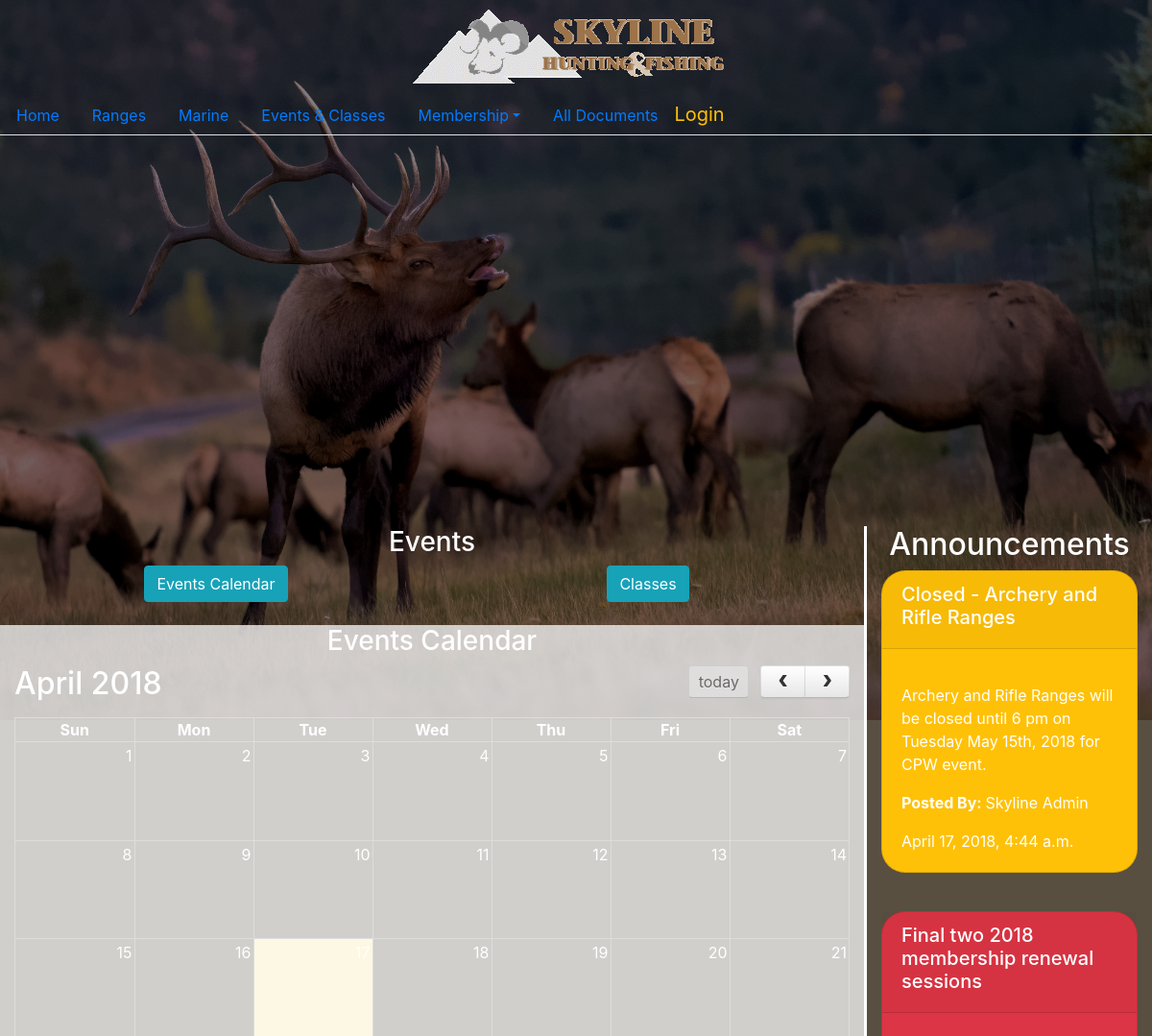
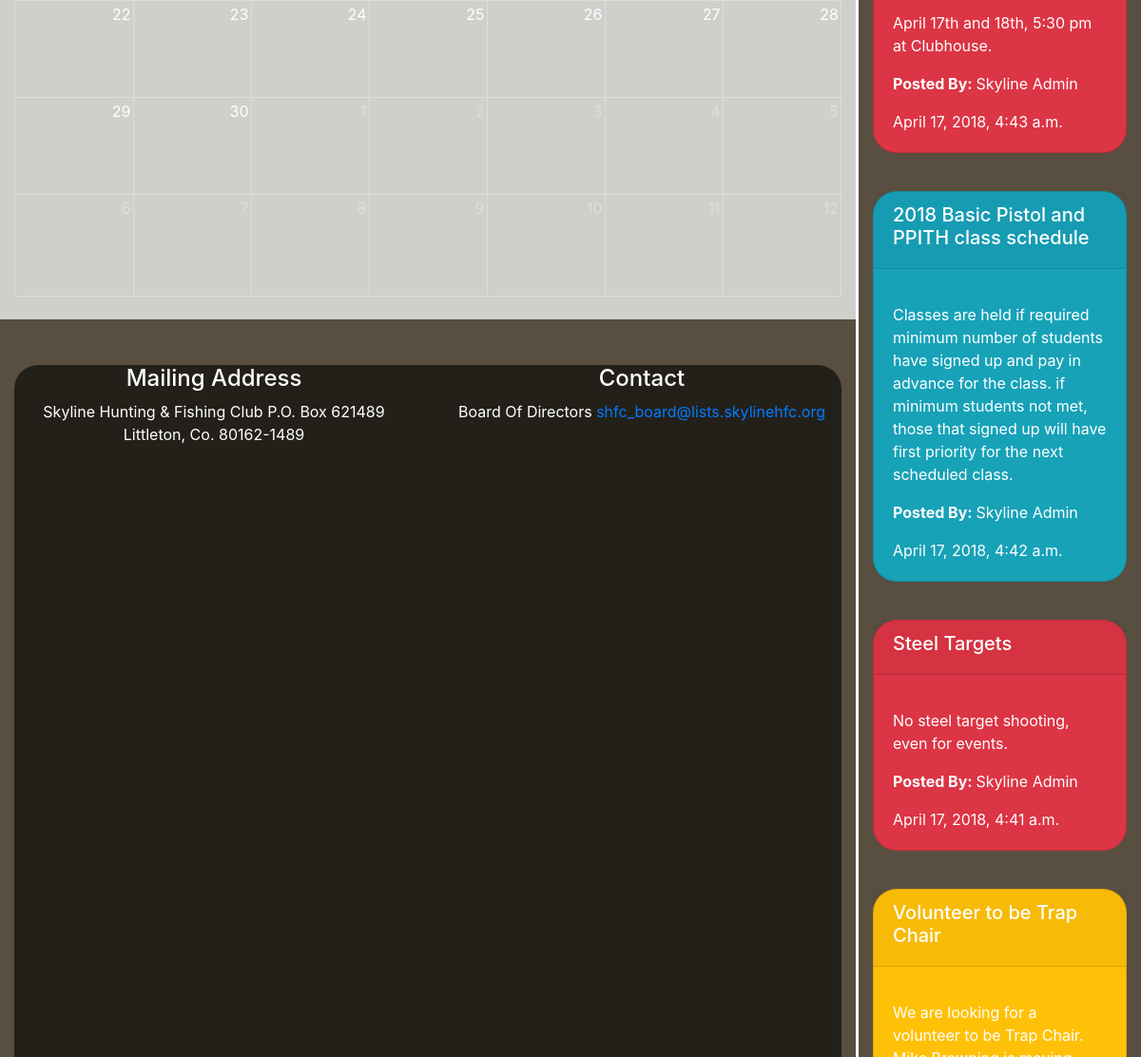
Screenshot of /events/ with the database file from the repository (2 pictures, top to bottom).
### home/models.py (models this page shows)
class NewAnnouncement(models.Model):
  ANNOUNCEMENT_TYPES = (
        ('danger', 'Critical'),
        ('info', 'Information'),
        ('warning', 'Warning'),
    )
  announcement_title = models.CharField(max_length=60, blank=False)
  announcement_type = models.CharField(max_length=7, choices=ANNOUNCEMENT_TYPES, blank=False)
  announcement_description = models.TextField(blank=False)
  announcement_date = models.DateTimeField(auto_now=True, blank=False)
  announcement_user = models.ForeignKey(User, on_delete=models.CASCADE, blank=False)
  class Meta:
        permissions=(
             ("edit_announcements","Can edit announcements"),
        )

### home/views.py (the view)
# urls.py: url(r'^events/$', views.events, name='events'),
def events(request):
  announcements = NewAnnouncement.objects.all().order_by('-announcement_date')[:20]
  question = {}
  return render(request, 'events.html', {'announcements': announcements})

### templates/events.html (shortened to what this page needs)
{% extends 'base.html' %}
{% load static %}
{% block content %}
<div class="col-12 text-center">
    <h3>Events</h3>
</div>
<div class="row text-center" id="content">
	<div class="col-6">
		<button class="btn btn-info" onclick="showEventsCalendar()">Events Calendar</button>
	</div>
	<div class="col-6">
		<button class="btn btn-info" onclick="showEducationalClasses()">Classes</button>
	</div>
</div>
<br>
<div id="eventsCalendar">
<div class="row" >
	<div class="col-12 text-center" id="calendar_container" >
        <h3>Events Calendar</h3>
        <div id='EVENTScalendar'></div>
        <br>
    </div>
</div>
</div>
{% endblock %}

### templates/base.html (shortened to what this page needs)
{% load static %}
<!DOCTYPE html>
<html class="h-100">
<head>
<link rel="stylesheet" type="text/css" href="{% static 'css/bootstrap.css' %}" />
<link rel="stylesheet" type="text/css" href="{% static 'css/bootstrap-grid.css' %}" />
<link rel="stylesheet" type="text/css" href="{% static 'css/bootstrap.min.css' %}" />
<link rel="stylesheet" type="text/css" href="{% static 'css/custom/custom.css' %}" />
<link rel="stylesheet" type="text/css" href="{% static 'css/custom/site.css' %}" />
<link rel="stylesheet" type="text/css" href="{% static 'fullcalendar-3.4.0/fullcalendar.min.css' %}"rel='stylesheet'/>
<link rel="stylesheet" type="text/css" href="{% static 'fullcalendar-3.4.0/fullcalendar.print.min.css'%}" rel='stylesheet' media='print' />
</head>
<body class="h-100" background="{% static 'images/bull_elk.jpg' %}">
    <div class="h-25" style="background-color: rgba(0, 0, 0, 0.5);
	color:white;">
    	<div class="col-12 text-center">
    		<a class="navbar-brand" href="{% url 'shfc:home'%}">
	  			<img src="{% static 'images/shfclogo.png' %}">
			</a>
    	</div>
		<ul class="nav nav-tabs">
			<li class="nav-item">
		  		<a class="nav-link" href="{% url 'shfc:home'%}">Home</a>
			</li>
	  		<li class="nav-item">
	  			<a class="nav-link" href="{% url 'shfc:range' %}">Ranges</a>
		  	</li>
	  		<li class="nav-item">
	  			<a class="nav-link" href="{% url 'shfc:marine'%}">Marine</a>
		  	</li>
	  		<li class="nav-item">
	  			<a class="nav-link" href="{% url 'shfc:events'%}">Events & Classes</a>
		  	</li>
		  	<li class="nav-item dropdown">
	  			<a class="nav-link dropdown-toggle" data-toggle="dropdown" aria-haspopup="true" aria-expanded="false" href="{% url 'shfc:membership'%}" roll="button">Membership</a>
		  	</li>
	  		<li class="nav-item">
	  			<a class="nav-link" href="{% url 'shfc:documents'%}">All Documents</a>
		  	</li>
		    {% if user.is_authenticated %}
	  		<li class="nav-item">
		  		<a class="navbar-brand text-warning" href="{% url 'logout' %}">Logout</a>
	  		</li>
	  		<li class="nav-item disabled">
	  			<h4>
	  				{{ user.username }}
	  			</h4>
	  		</li>
	  		{% else %}
	  		<li class="nav-item">
	  			<a  class="navbar-brand text-warning" href="{% url 'login' %}">
	  				Login
	  			</a>
	  		</li>
	  		{% endif %}
		</ul>
	</div>
  <main class="h-75">
    <div class="col-12 h-100">
    	<div class="row h-100">
    		<div class="col-9 containerClass h-100">
      		{% block content %}{% endblock %}
      		<br>
      		<br>
      		<footer class="h-50 customDivs" style="color:white">
	      		<div class="row">
	      			<div class="col-6 text-center">
	      				<h4>Mailing Address</h4>
	      				Skyline Hunting & Fishing Club
						P.O. Box 621489
						Littleton, Co. 80162-1489
	      			</div>
	      			<div class="col-6 text-center">
	      				<h4>Contact</h4>
	      				<address>
	      					Board Of Directors
	      					<a href="mailto:shfc_board@lists.skylinehfc.org">shfc_board@lists.skylinehfc.org</a>
	      				</address>
	      			</div>
	      		</div>
	      	</footer>
    		</div>
    		<div class="col-3 text-center containerClass h-100" style="border-left:solid">
    			<h2>Announcements</h2>
    			{% for announcement in announcements %}
    			<div class="card text-white bg-{{announcement.announcement_type}} mb-3 customDivs text-left">
  					<div class="card-header">
  						<h5>{{announcement.announcement_title}}</h5>
  					</div>
  					<div class="card-body">
   						<p class="card-text">{{announcement.announcement_description | linebreaks}}</p>
   						<p class="card-text"><b>Posted By: </b> {{announcement.announcement_user.first_name}} {{announcement.announcement_user.last_name}}</p>
    					<p class="card-text">{{announcement.announcement_date}}</p>
  					</div>
				</div>
    			<br>
    			{% endfor %}
    		</div>
    	</div>
    </div>
  </main>
</body>
</html>

### static/css/custom/custom.css (style rules this page uses)
body { background-color: rgba(177, 159, 131); background-size: 100%; background-repeat: no-repeat; }
.containerClass { overflow-y: scroll; background-color: rgba(0, 0, 0, 0.5); color:white; }
.customDivs { background-color: rgba(0, 0, 0,0.6); border-radius: 25px; }
footer { color:black; }

### static/css/custom/site.css (style rules this page uses)
#calendar_container { background: rgba(239, 239, 239,0.8); }

### rows the page displays
NewAnnouncement: announcement_title "Closed - Archery and Rifle Ranges", announcement_description "Archery and Rifle Ranges will be closed until 6 pm on Tuesday May 15th, 2018 for CPW event.", announcement_user.first_name "Skyline", announcement_user.last_name "Admin", announcement_date "April 17, 2018, 4:44 a.m."
NewAnnouncement: announcement_title "Final two 2018 membership renewal sessions", announcement_description "April 17th and 18th, 5:30 pm at Clubhouse.", announcement_user.first_name "Skyline", announcement_user.last_name "Admin", announcement_date "April 17, 2018, 4:43 a.m."
NewAnnouncement: announcement_title "2018 Basic Pistol and PPITH class schedule", announcement_description "Classes are held if required minimum number of students have signed up and pay in advance for the class. if minimum students not met, those that signed up will have first priority for the next scheduled class.", announcement_user.first_name "Skyline", announcement_user.last_name "Admin", announcement_date "April 17, 2018, 4:42 a.m."
NewAnnouncement: announcement_title "Steel Targets", announcement_description "No steel target shooting, even for events.", announcement_user.first_name "Skyline", announcement_user.last_name "Admin", announcement_date "April 17, 2018, 4:41 a.m."
NewAnnouncement: announcement_title "Volunteer to be Trap Chair", announcement_description "We are looking for a volunteer to be Trap Chair.…"
